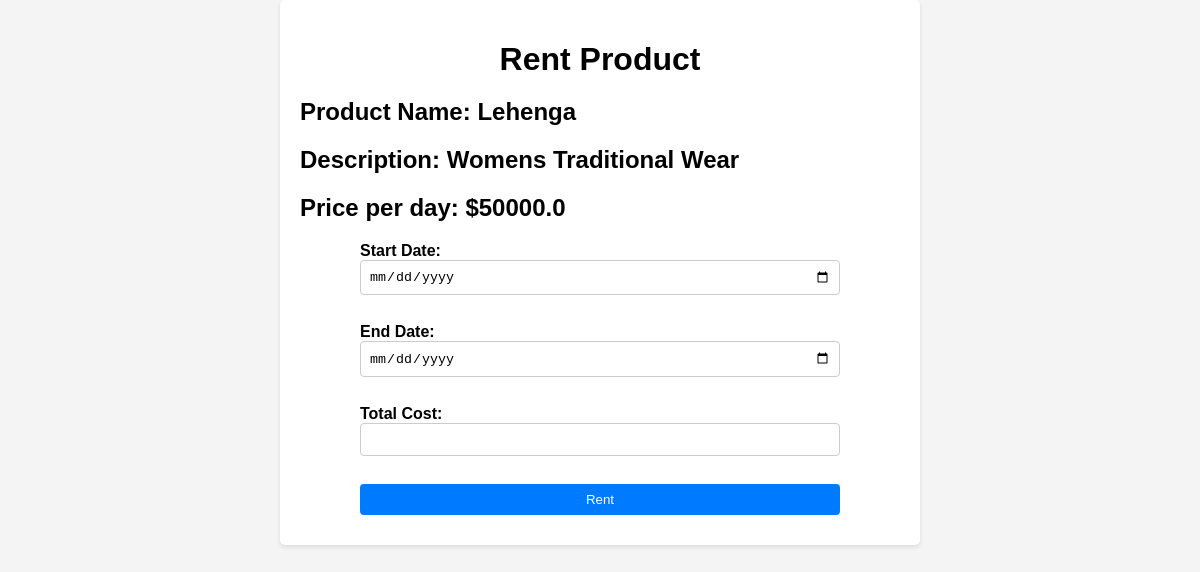
The page /rent_product/2 on the database its author committed.
### app.py (models this page shows)
class Product(db.Model):
    id = db.Column(db.Integer, primary_key=True)
    name = db.Column(db.String(80), nullable=False)
    category = db.Column(db.String(80), nullable=False)
    subcategory = db.Column(db.String(50), nullable=False)
    age_group = db.Column(db.String(50), nullable=False)
    description = db.Column(db.Text, nullable=True)
    price = db.Column(db.Float, nullable=False)
    available = db.Column(db.Boolean, default=True)
    image = db.Column(db.String(120), nullable=True)

### app.py (the view, shortened to what this page needs)
@app.route('/rent_product/<int:product_id>', methods=['GET', 'POST'])
def rent_product(product_id):
    product = Product.query.get_or_404(product_id)
    return render_template('rent_product.html', product=product)

### Templates/rent_product.html (shortened to what this page needs)
<!DOCTYPE html>
<html>
<head>
</head>
<body>
    <div class="container">
        <h1>Rent Product</h1>
        <h2>Product Name: {{ product.name }}</h2>
        <h2>Description: {{ product.description }}</h2>
        <h2>Price per day: ${{ product.price }}</h2>
        <form method="post">
            <label for="start_date">Start Date:</label><br>
            <input type="date" id="start_date" name="start_date" required onchange="calculateTotalCost()"><br><br>
            <label for="end_date">End Date:</label><br>
            <input type="date" id="end_date" name="end_date" required onchange="calculateTotalCost()"><br><br>
            <label for="total_cost">Total Cost:</label><br>
            <input type="number" id="total_cost" name="total_cost" step="0.01" required readonly><br><br>
            <button type="submit">Rent</button>
        </form>
    </div>
</body>
</html>

### Templates/rent_product.html (style rules this page uses)
body { font-family: Arial, sans-serif; margin: 0; padding: 0; background-color: #f4f4f4; }
.container { width: 50%; margin: 0 auto; padding: 20px; background-color: #fff; border-radius: 5px; box-shadow: 0 2px 4px rgba(0,0,0,0.1); }
h1 { text-align: center; margin-bottom: 20px; }
form { width: 80%; margin: 0 auto; }
label { font-weight: bold; }
input[type="date"], input[type="number"], button { width: 100%; padding: 8px; margin-bottom: 10px; border: 1px solid #ccc; border-radius: 4px; box-sizing: border-box; }
button { background-color: #007bff; color: #fff; border: none; cursor: pointer; }

### rows shown on the page
Product: name "Lehenga", description "Womens Traditional Wear", price "50000.0"
